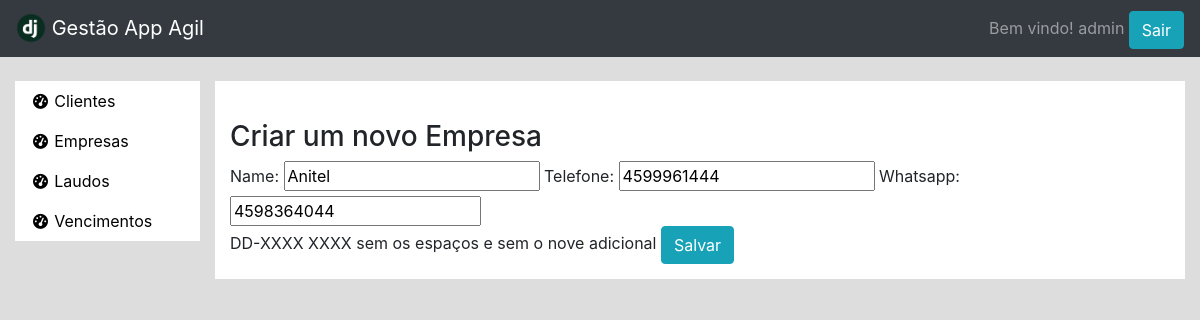
The app's page /clientes/empresa_update/1/ (signed in) with its own data.
### clientes/models.py (models this page shows, shortened)
class Empresa(models.Model):
    name = models.CharField(max_length=60)
    telefone = models.IntegerField(null=True, blank=True)
    whatsapp = models.PositiveBigIntegerField(validators=[MaxValueValidator(9999999999)],
                help_text="DD-XXXX XXXX sem os espaços e sem o nove adicional",
                unique=True)

### clientes/views.py (the view)
# urls.py: path('empresa_update/<int:pk>/', login_required(EmpresaUpdate.as_view()), name="empresa_update"),
class EmpresaUpdate(UpdateView):
    model = Empresa
    fields = ['name','telefone','whatsapp']
    success_url = reverse_lazy('empresa_list')

### clientes/templates/clientes/empresa_form.html (shortened to what this page needs)
{% extends 'base.html' %}
{% load bootstrap %}
{% block main %}
    <br/>
    <div class="row">
        <div class="col-12">
            <h3> Criar um novo Empresa </h3>
            <form action="" method="post" enctype="multipart/form-data">
                {{ form|bootstrap }}
                <input type="submit" class="btn btn-info" value="Salvar"/>
            </form>
        </div>
    </div>
{% endblock %}

### templates/base.html (shortened to what this page needs)
{% load static %}
<!doctype html>
<html lang="en">
<head>
    <link rel="stylesheet" href="https://cdn.jsdelivr.net/npm/bootstrap@4.3.1/dist/css/bootstrap.min.css">
    <link rel="stylesheet" href="https://cdn.jsdelivr.net/npm/bootstrap@5.1.0/dist/js/bootstrap.bundle.min.js">
    <link rel="stylesheet" href="https://cdnjs.cloudflare.com/ajax/libs/font-awesome/6.2.0/css/all.min.css"/>
    <link rel="stylesheet" href="{% static 'style.css' %}"/>
    <link rel="stylesheet" href="https://cdnjs.cloudflare.com/ajax/libs/datepicker/0.6.5/datepicker.min.css" />
</head>
<body>
    <div class="wrapper">
        <nav class="navbar navbar-dark bg-dark">
            <div class="row">
                <div class="col">
                    <a class="navbar-brand" href="{% url 'home' %}">
                    <img src="{% static 'pngegg.png' %}"
                    width="30" height="30" class="d-inline-block align-top" alt="">
                    Gestão App Agil
                    </a>
                </div>
            </div>
            <div>
                {% if user.is_authenticated %}
                    <span class="navbar-text">Bem vindo! {{ user.username }}</span>
                    <a href="{% url 'logout' %}"><button class="btn btn-info">Sair</button></a>
                {% else %}
                    <span class="navbar-text"Faça o login</span>
                    <button class="btn btn-info"><a href="{% url 'login' %}">Login</a></button>
                {% endif %}
            </div>
        </nav>
        <br/>
        <div class="container-fluid">
            <div class="row dashboard-layout">
                <div class="col-2" id="clientes-list">
                    <div class="menu">
                        <ul class="nav flex-column">
                            <li class="nav-item">
                                <a class="nav-link" href="{% url 'person_list'%}">
                                    <i class="fas fa-fw fa-tachometer-alt"></i>
                                    <span>Clientes</span>
                                </a>
                            </li>
                        </ul>
                        <ul class="nav flex-column">
                            <li class="nav-item">
                                <a class="nav-link" href="{% url 'empresa_list' %}">
                                    <i class="fas fa-fw fa-tachometer-alt"></i>
                                    <span>Empresas</span>
                                </a>
                            </li>
                        </ul>
                        <ul class="nav flex-column">
                            <li class="nav-item">
                                <a class="nav-link" href="{% url 'laudo_list' %}">
                                    <i class="fas fa-fw fa-tachometer-alt"></i>
                                    <span>Laudos</span>
                                </a>
                            </li>
                        </ul>
                        <ul class="nav flex-column">
                            <li class="nav-item">
                                <a class="nav-link" href="{% url 'vencimento' %}">
                                    <i class="fas fa-fw fa-tachometer-alt"></i>
                                    <span>Vencimentos</span>
                                </a>
                            </li>
                        </ul>
                    </div>
                </div>
                <div class="col-10" id="dashboard">
                    <div class="conteudo">
                        {% block main %}
                        {% endblock %}
                    </div>
                    </div>
                </div>
            </div>
        </div>
</body>
</html>

### static/style.css (style rules this page uses)
body { min-width: 100%; min-height: 100%; background-color: #d4d4d4c9; }
a:link { text-decoration: none; color: black; }
.wrapper { max-width: 100%; padding: 0px; height: 100%; }
.conteudo { padding: 15px; }
.menu { background-color: white; }
#clientes-list { padding-right: 0%; }
.conteudo { background-color: white; }
.nav-link { color:black; }
.nav-item i { font-size: 15px; }

### records on screen
Empresa: name "Anitel", telefone "4599961444", whatsapp "4598364044"

### other values on screen
{{ user.username }} "admin"
